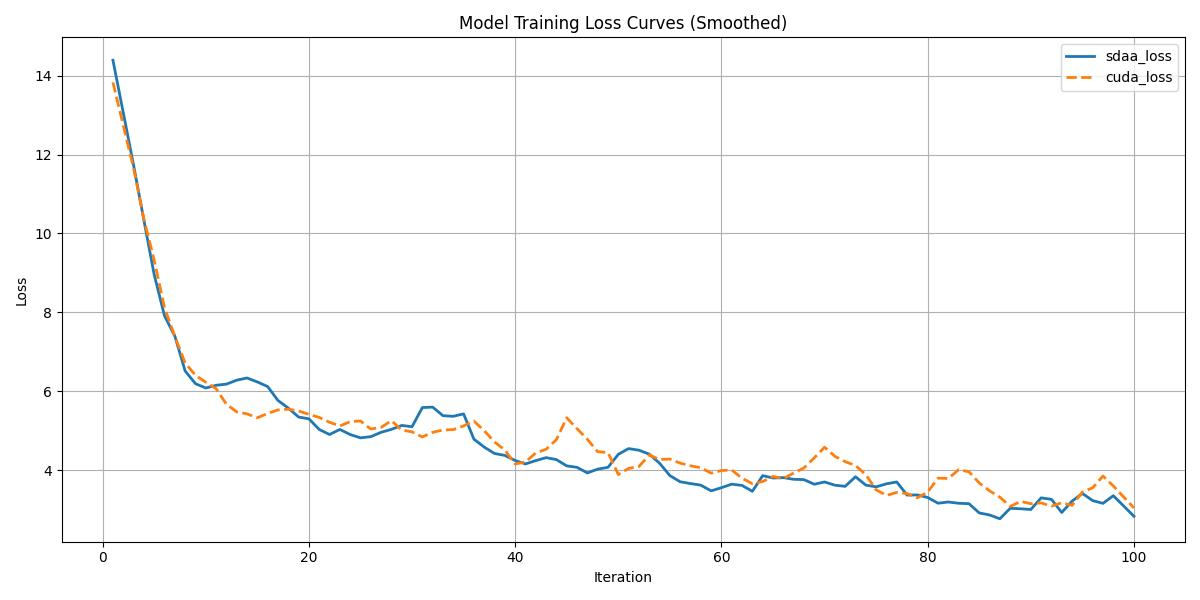

Write the Python code that produced this figure.
import re
import numpy as np
import matplotlib.pyplot as plt
from scipy.signal import savgol_filter
from argparse import ArgumentParser

def parse_log_step_loss(string):
    # 解析出每行中的 step 和 loss
    pattern = r"loss:\s*([\d\.eE+-]+)\s+-.*step:\s*(\d+)"
    step_loss = []
    for line in string.splitlines():
        match = re.search(pattern, line)
        if match:
            loss = float(match.group(1))
            step = int(match.group(2))
            step_loss.append((step, loss))
    return dict(step_loss)
def compare_loss(benchmark_loss_array, sdaa_loss_array):
    def MeanRelativeError(cuda_loss, sdaa_loss):
        return np.mean((sdaa_loss - cuda_loss) / cuda_loss)

    def MeanAbsoluteError(cuda_loss, sdaa_loss):
        return np.mean(sdaa_loss - cuda_loss)

    benchmark_compare_loss = benchmark_loss_array
    sdaa_compare_loss = sdaa_loss_array

    mean_relative_error = MeanRelativeError(benchmark_compare_loss, sdaa_compare_loss)
    mean_absolute_error = MeanAbsoluteError(benchmark_compare_loss, sdaa_compare_loss)

    print("MeanRelativeError:", mean_relative_error)
    print("MeanAbsoluteError:", mean_absolute_error)

    print_str = f"{mean_relative_error=} <= 0.05 or {mean_absolute_error=} <= 0.0002"
    if mean_relative_error <= 0.05 or mean_absolute_error <= 0.0002:
        print("pass", print_str)
        return True, print_str
    else:
        print("fail", print_str)
        return False, print_str

def plot_loss(steps, sdaa_loss, cuda_loss):
    fig, ax = plt.subplots(figsize=(12, 6))

    smoothed_sdaa = savgol_filter(sdaa_loss, 5, 1)
    smoothed_cuda = savgol_filter(cuda_loss, 5, 1)

    ax.plot(steps, smoothed_sdaa, label="sdaa_loss", linewidth=2)
    ax.plot(steps, smoothed_cuda, "--", label="cuda_loss", linewidth=2)

    ax.set_xlabel("Iteration")
    ax.set_ylabel("Loss")
    ax.set_title("Model Training Loss Curves (Smoothed)")
    ax.legend()
    ax.grid(True)
    plt.tight_layout()
    plt.savefig("loss.jpg")
    print("Saved plot to loss.jpg")

if __name__ == "__main__":
    parser = ArgumentParser(description='Compare loss from two logs')
    parser.add_argument('--sdaa-log', type=str, default="sdaa.log")
    parser.add_argument('--cuda-log', type=str, default="cuda.log")
    args = parser.parse_args()

    # 读取 log 文件
    with open(args.sdaa_log, 'r') as f:
        sdaa_log_str = f.read()
    with open(args.cuda_log, 'r') as f:
        cuda_log_str = f.read()

    # 解析 step-loss 映射
    sdaa_dict = parse_log_step_loss(sdaa_log_str)
    cuda_dict = parse_log_step_loss(cuda_log_str)

    # 提取交集的 step
    common_steps = sorted(set(sdaa_dict.keys()) & set(cuda_dict.keys()))
    if not common_steps:
        print("No common steps found between the two logs.")
        exit(1)

    sdaa_loss = np.array([sdaa_dict[step] for step in common_steps])
    cuda_loss = np.array([cuda_dict[step] for step in common_steps])

    # 比较 loss
    compare_loss(cuda_loss, sdaa_loss)

    # 画图
    plot_loss(common_steps, sdaa_loss, cuda_loss)
